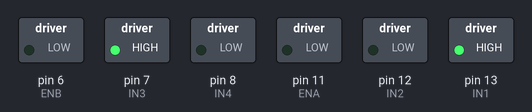
A sketch run on a simulated Arduino Uno, built with avr-gcc and run on an emulated ATmega328P. Parts: switched loads named in the sketch (green lamp = pin HIGH).

Above: at 0.1 s.
Timing chart, 0 to 1.6 s (numbered marks = the images above):
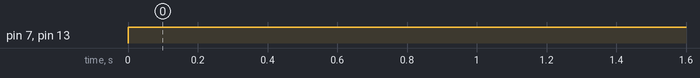

The sketch:

RC_Rceiver.ino
```cpp
#include<Wire.h>
#include <SoftwareSerial.h>

// SoftwareSerial object for communication with receiver Arduino
SoftwareSerial mySerial(0, 1); // RX, TX pins for communication

// Motor Variables
const int IN1 = 13;
const int IN2 = 12;
const int IN3 = 7;
const int IN4 = 8;
const int ENA = 11;
const int ENB = 6;

// Linear velocity, Rotation & Motor Speed
float x_dot = 0;
float theta_dot = 0;
float phi1, phi2, pwm1, pwm2; // Motor Speed

void setup() {
  // Initialize serial communication with receiver Arduino
  mySerial.begin(38400);

  // Pins Initialization
  pinMode(IN1, OUTPUT);
  pinMode(IN2, OUTPUT);
  pinMode(IN3, OUTPUT);
  pinMode(IN4, OUTPUT);
  pinMode(ENA, OUTPUT);
  pinMode(ENB, OUTPUT);

}

void loop() {
  // Read data string from transmitter Arduino

  if (mySerial.available()){
    String cmd = mySerial.readStringUntil('\n');

      // Split data string into individual values
      sscanf(cmd.c_str(), "%f,%f", &x_dot, &theta_dot);
  }

  /*
  Forward  :: x_dot >> 1 , theta_dot >> 0
  Backward :: x_dot >> -1 , theta_dot >> 0

  Left  :: x_dot >> 0 , theta_dot >> -1
  Right :: x_dot >> 0 , theta_dot >> 1

  FR , FL BR, BL :: x_dot >> Variable , theta_dot >> Variable
  */

  phi1 = x_dot - theta_dot;
  phi2 = x_dot + theta_dot;

  // Set Motor Speed To The Range of [-1, 1] >> got from range of required angles
  pwm1 = floatMap(phi1, -1, 1, -255, 255);
  pwm2 = floatMap(phi2, -1, 1, -255, 255);

  moveWheels(pwm1, pwm2);

}


float floatMap(float input, float inputMin, float inputMax, float outputMin, float outputMax) {
  // Ensure the input value is within the input range
  input = constrain(input, inputMin, inputMax);

  // Calculate the input range and output range
  float inputRange = inputMax - inputMin;
  float outputRange = outputMax - outputMin;

  // Map the input value to the output range
  float result = ((input - inputMin) / inputRange) * outputRange + outputMin;
  int output = int(result);
  return output;
}

void moveWheels(int pwm1, int pwm2){
  // ============== SETTING DIRECTION ONLY ================
  // WHEEL 1
  if (pwm1 < 0){

    // Set wheel 1 in BACWARD direction
    digitalWrite(IN1, LOW);
    digitalWrite(IN2, HIGH);
  } else{

    // Set wheel 1 in FORWARD direction
    digitalWrite(IN1, HIGH);
    digitalWrite(IN2, LOW);
  }

  // WHEEL 2
  if (pwm2 < 0){

    // Set wheel 2 in BACWARD direction
    digitalWrite(IN3, LOW);
    digitalWrite(IN4, HIGH);
  } else{

    // Set wheel 2 in FORWARD direction
    digitalWrite(IN3, HIGH);
    digitalWrite(IN4, LOW);
  }

  // ============== SETTING SPEED ONLY ================
  int Speed1 = abs(pwm1);
  int Speed2 = abs(pwm2);

  // Limit PWM to maximum 255
  if (Speed1 > 255){
    Speed1 = 255;
  }
  if (Speed2 > 255){
    Speed2 = 255;
  }

  // Write SPEEDS to motors
  analogWrite(ENA, Speed1);
  analogWrite(ENB, Speed2);
}
```

Measured:
- by itself, pin 7 (IN3), pin 13 (IN1): LOW → HIGH at 0.00 s
